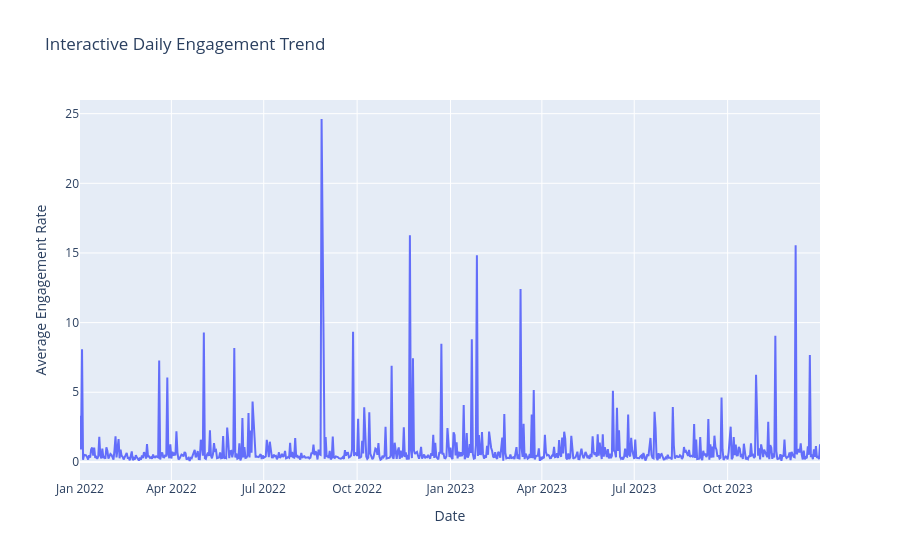

Source (notebook cell):
### Code cell
daily_data = df.groupby(
    "posting_date", as_index=False
)["engagement_rate"].mean()

fig = px.line(
    daily_data,
    x="posting_date",
    y="engagement_rate",
    title="Interactive Daily Engagement Trend",
    labels={
        "posting_date": "Date",
        "engagement_rate": "Average Engagement Rate"
    }
)

fig.show()

### Figure 1 — Plotly figure (JSON) as saved in the notebook; plotly's stock layout.template omitted (floating-point values rounded to 4 significant figures; data arrays with more than 128 entries replaced by an {"elided": "..."} marker saying what was removed)
{"data": [{"hovertemplate": "Date=%{x}<br>Average Engagement Rate=%{y}<extra></extra>", "legendgroup": "", "line": {"color": "#636efa", "dash": "solid"}, "marker": {"symbol": "circle"}, "mode": "lines", "name": "", "orientation": "v", "showlegend": false, "type": "scatter", "x": {"elided": "729 str values"}, "xaxis": "x", "y": {"elided": "729 float values"}, "yaxis": "y"}], "layout": {"legend": {"tracegroupgap": 0}, "title": {"text": "Interactive Daily Engagement Trend"}, "xaxis": {"anchor": "y", "domain": [0, 1], "title": {"text": "Date"}}, "yaxis": {"anchor": "x", "domain": [0, 1], "title": {"text": "Average Engagement Rate"}}}}
